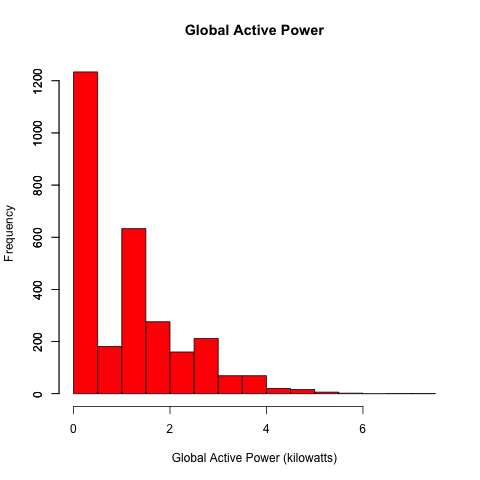

Here is the R script that generated this plot:
# Create a histogram of the Global Active Power data
create_plot1 <- function()
{
    source("read_household_data.R")
    data <- read_household_data()

    png("plot1.png")
    
    hist(data[,2], 
     col="red",
     main="Global Active Power",
     xlab="Global Active Power (kilowatts)")
    
    axis(2, at=seq(0, 1200, by=200))
    
    dev.off()
}

